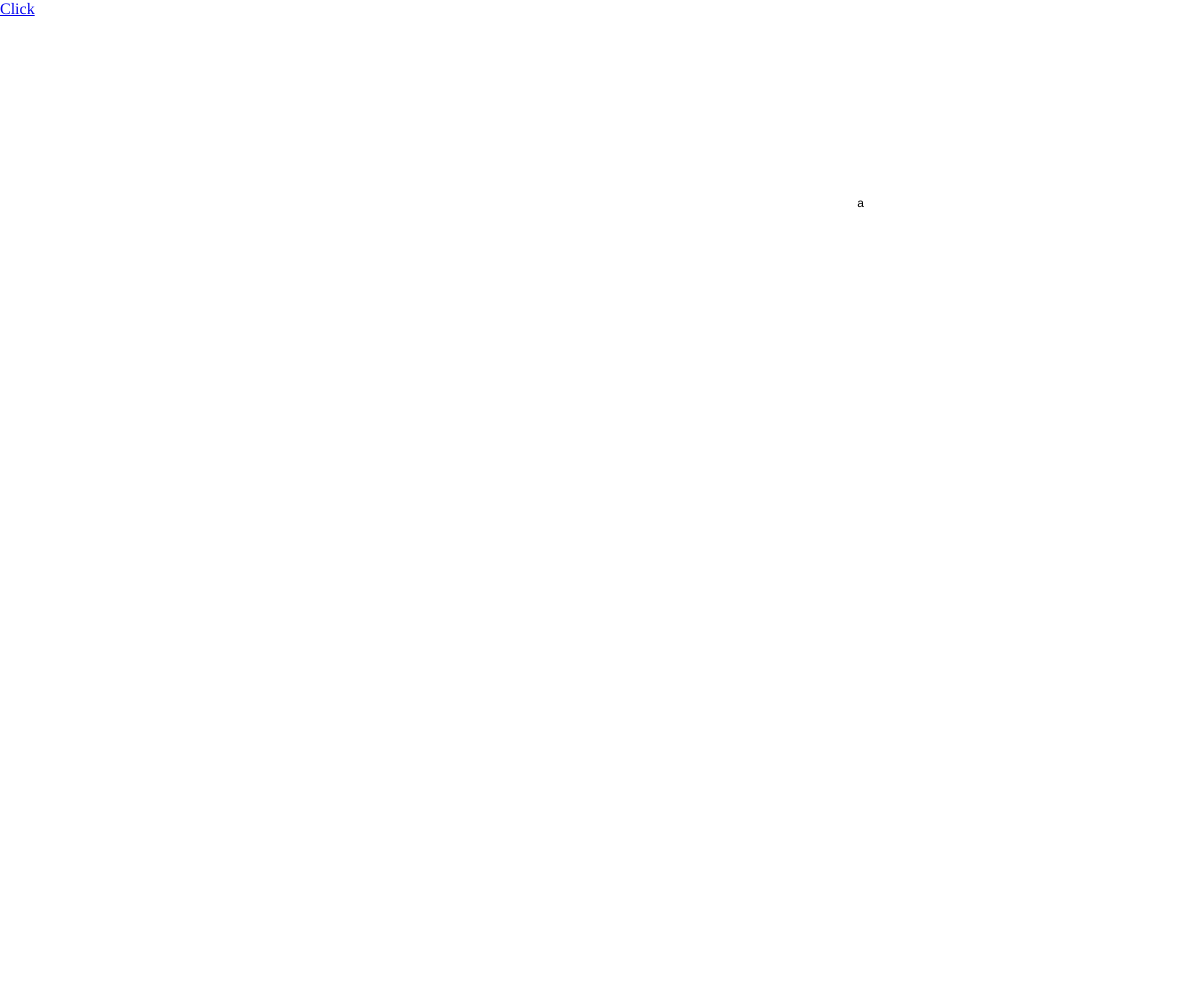
Frame 1 (no input)
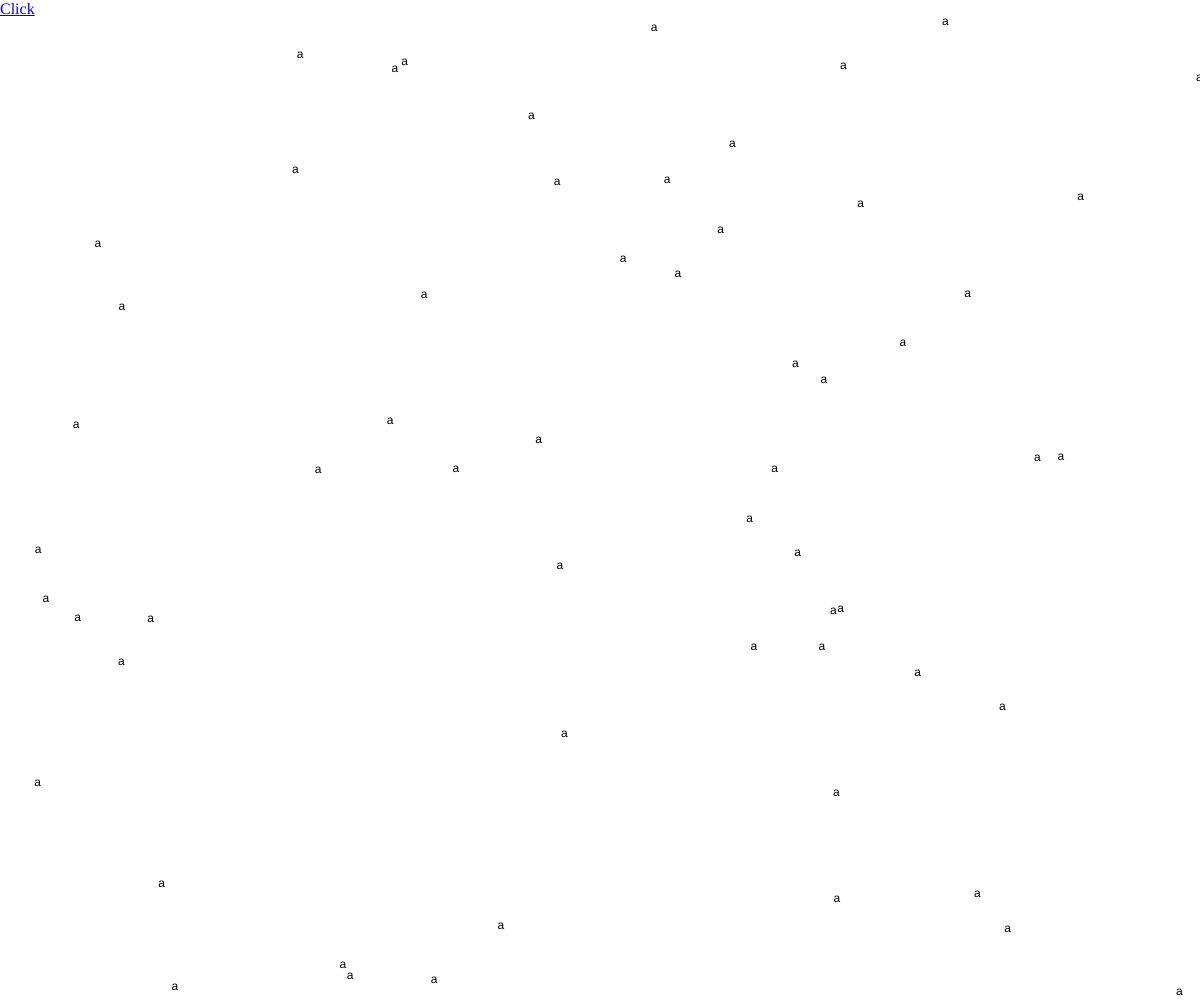
Frame 60 (no input)
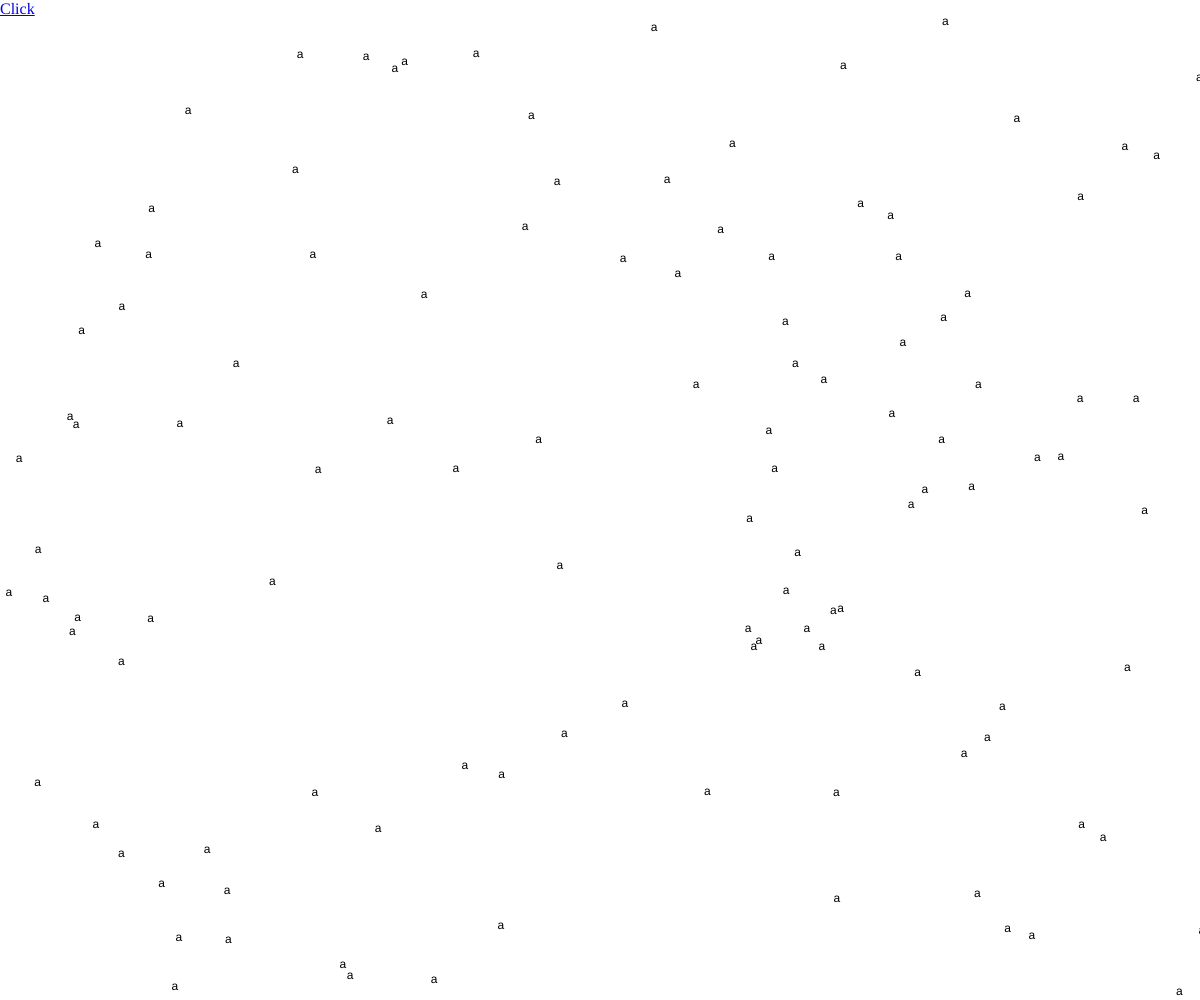
Frame 120 (the mouse pressed at the canvas centre since frame 60)

The p5.js sketch that drew these frames (run headless with seeded random() and noise() and a simulated clock; from frame 60 on, the mouse is pressed at the canvas centre):

// p5.js sketch
// ── sketch.js
function setup() {
  createCanvas(windowWidth, windowHeight).position(0,0).style('z-index : -1;');
  createA("https://github.com/AndresMartinM","Click","_blank").class('link');
  background(255);
    frameRate(60);
}

function draw() {
  text("a",random(0,windowWidth),random(0,windowHeight));
}

function windowResize(){
  resizeCanvas(windowWidth, windowHeight);
}
// ── style.css
html, body {
  margin: 0;
  padding: 0;
    font-family: Helvetica, Arial, sans-serif;
    color : #aaa;
}
canvas {
  display: block;
}

a {
    text-decoration: none;
}

a.button {

}

a.link {
  background : #4CAF50;
  color : white;
  font-size : 24px;
  padding : 20px;
  position: fixed;
  top: 50%;
  left: 50%;
  transform: translate(-50%, -50%);
  border-radius : 1rem;
    box-shadow: 0px 0px 10px rgba(0,0,0,0.2);
}
a.link:hover {
    color :  #417243;
    box-shadow: 0px -4px 10px rgba(0,0,0,0.2);
    top: 50.4%;
    transition : all ease 200ms;
}
